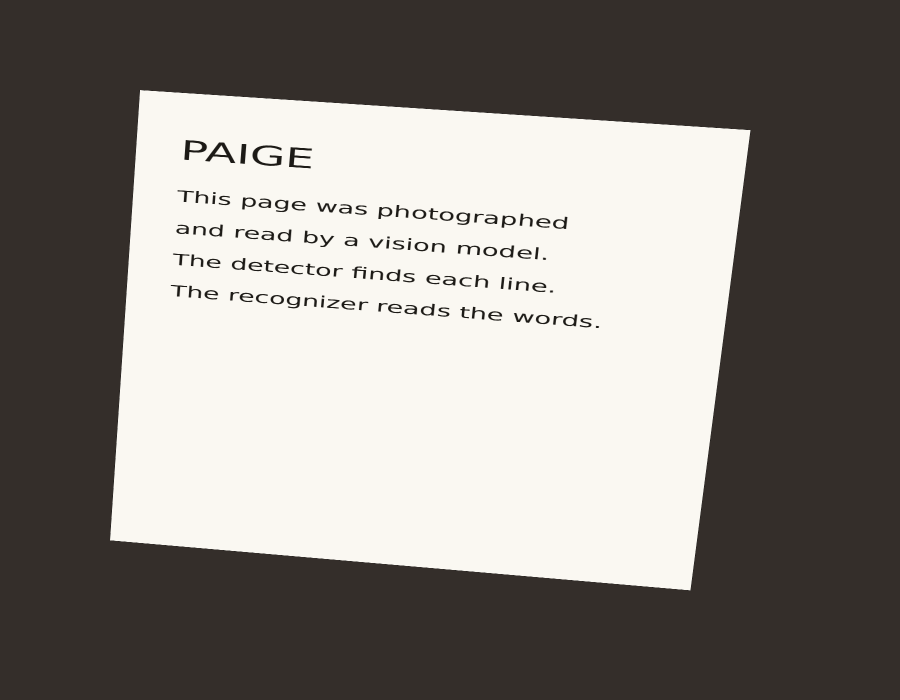
#> input picture samples/angled_page.png, 1800 x 1400 px (shown at 1/2 size)
$ python -i scanner.py   (imports and definitions only)
#> lines starting #> are read from the running program, lines starting #| are printed output that depends on the picture; after the words box and inside, x2 and y2 are one past the last pixel; in counts of white or black regions, pixels touching at a corner belong together
"""Find a page in a photo and flatten it."""

from __future__ import annotations

import numpy as np

CORNER_COUNT = 4
MIN_PAGE_AREA = 0.18
MAX_PAGE_AREA = 0.97
MIN_CORNER_ANGLE = 45.0
MAX_CORNER_ANGLE = 140.0


def order_corners(points: np.ndarray) -> np.ndarray:
    """Return corners as top-left, top-right, bottom-right, bottom-left."""
    pts = np.asarray(points, dtype=np.float32).reshape(CORNER_COUNT, 2)
    ordered = np.zeros((CORNER_COUNT, 2), dtype=np.float32)
    sums = pts.sum(axis=1)
    diffs = np.diff(pts, axis=1).reshape(-1)
    ordered[0] = pts[np.argmin(sums)]
    ordered[2] = pts[np.argmax(sums)]
    ordered[1] = pts[np.argmin(diffs)]
    ordered[3] = pts[np.argmax(diffs)]
    return ordered


def find_page_corners(image_bgr: np.ndarray) -> np.ndarray | None:
    """Return four page corners in the original image, or None when no sheet stands out."""
    import cv2

    height, width = image_bgr.shape[:2]
    scale = 1.0 if max(height, width) <= 900 else 900 / max(height, width)
    small = cv2.resize(image_bgr, (int(width * scale), int(height * scale)))
    gray = cv2.cvtColor(small, cv2.COLOR_BGR2GRAY)
    blur = cv2.GaussianBlur(gray, (5, 5), 0)
    edges = cv2.Canny(blur, 40, 120)
    kernel = cv2.getStructuringElement(cv2.MORPH_RECT, (5, 5))
    edges = cv2.morphologyEx(edges, cv2.MORPH_CLOSE, kernel, iterations=2)

    contours, _ = cv2.findContours(edges, cv2.RETR_EXTERNAL, cv2.CHAIN_APPROX_SIMPLE)
    image_area = float(small.shape[0] * small.shape[1])
    best: np.ndarray | None = None
    best_area = 0.0

    for contour in contours:
        area = float(cv2.contourArea(contour))
        if area < MIN_PAGE_AREA * image_area or area > MAX_PAGE_AREA * image_area:
            continue
        peri = cv2.arcLength(contour, True)
        for epsilon in (0.015, 0.02, 0.03, 0.04, 0.05):
            approx = cv2.approxPolyDP(contour, epsilon * peri, True)
            if len(approx) != CORNER_COUNT or not cv2.isContourConvex(approx):
                continue
            corners = order_corners(approx.reshape(CORNER_COUNT, 2).astype(np.float32) / scale)
            if area > best_area and _corners_look_like_a_page(corners):
                best = corners
                best_area = area
            break

    return best


def warp_page(image_bgr: np.ndarray, corners: np.ndarray, max_side: int = 1600) -> np.ndarray:
    """Perspective-correct a page so it fills the frame."""
    import cv2

    tl, tr, br, bl = order_corners(corners)
    width = int(max(np.linalg.norm(tr - tl), np.linalg.norm(br - bl)))
    height = int(max(np.linalg.norm(bl - tl), np.linalg.norm(br - tr)))
    width = max(width, 1)
    height = max(height, 1)
    scale = min(1.0, max_side / max(width, height))
    width = max(int(width * scale), 1)
    height = max(int(height * scale), 1)
    destination = np.array(
        [[0, 0], [width - 1, 0], [width - 1, height - 1], [0, height - 1]],
        dtype=np.float32,
    )
    matrix = cv2.getPerspectiveTransform(order_corners(corners), destination)
    return cv2.warpPerspective(image_bgr, matrix, (width, height))


def limit_size(image_bgr: np.ndarray, max_side: int = 1600) -> np.ndarray:
    import cv2

    height, width = image_bgr.shape[:2]
    scale = min(1.0, max_side / max(height, width))
    if scale == 1.0:
        return image_bgr
    return cv2.resize(
        image_bgr,
        (max(int(width * scale), 1), max(int(height * scale), 1)),
        interpolation=cv2.INTER_AREA,
    )


def prepare_page(image_bgr: np.ndarray) -> tuple[bool, np.ndarray]:
    """Flatten the page when a sheet is visible. Otherwise shrink the original photo."""
    corners = find_page_corners(image_bgr)
    if corners is None:
        return False, limit_size(image_bgr)
    return True, limit_size(warp_page(image_bgr, corners))


def _corners_look_like_a_page(corners: np.ndarray) -> bool:
    tl, tr, br, bl = corners
    edges = (
        np.linalg.norm(tr - tl),
        np.linalg.norm(br - tr),
        np.linalg.norm(bl - br),
        np.linalg.norm(tl - bl),
    )
    if min(edges) < 40:
        return False
    angles = (
        _angle(bl, tl, tr),
        _angle(tl, tr, br),
        _angle(tr, br, bl),
        _angle(br, bl, tl),
    )
    return all(MIN_CORNER_ANGLE <= angle <= MAX_CORNER_ANGLE for angle in angles)


def _angle(a: np.ndarray, b: np.ndarray, c: np.ndarray) -> float:
    ba = a - b
    bc = c - b
    cosine = float(np.dot(ba, bc) / (np.linalg.norm(ba) * np.linalg.norm(bc) + 1e-6))
    return float(np.degrees(np.arccos(np.clip(cosine, -1.0, 1.0))))

>>> import cv2
>>> picture = cv2.imread('../samples/angled_page.png')
#> picture is the input picture: shape (1400, 1800, 3); mean B, G, R 126.7, 131.5, 135.8
>>> result = prepare_page(picture)
#> in find_page_corners, `small = cv2.resize(image_bgr, (int(width * scale), int(height * scale)))`:
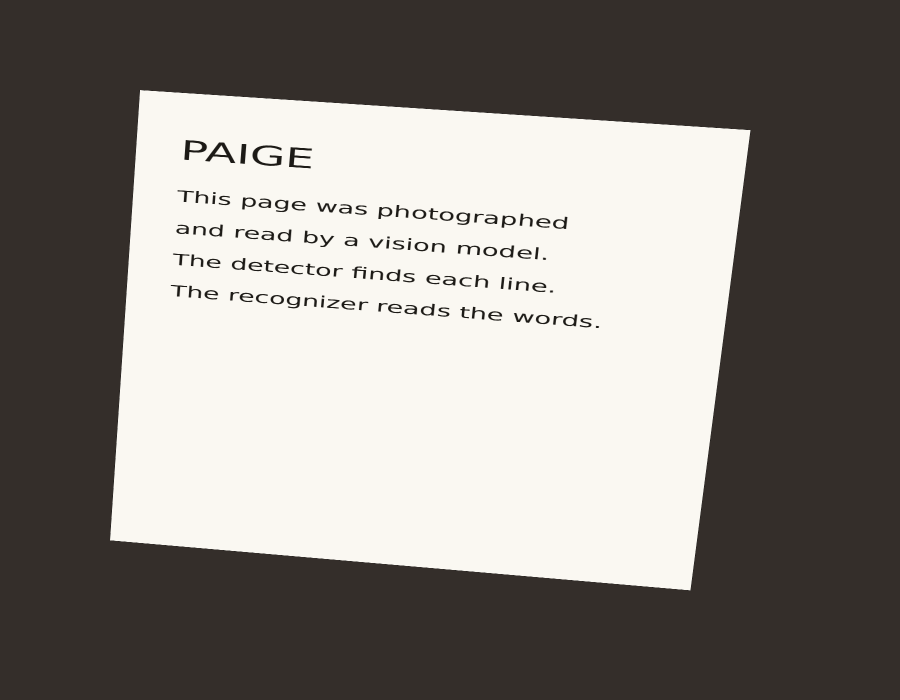
#> small: shape (700, 900, 3); mean B, G, R 126.7, 131.5, 135.8
#> in find_page_corners, `edges = cv2.Canny(blur, 40, 120)`:
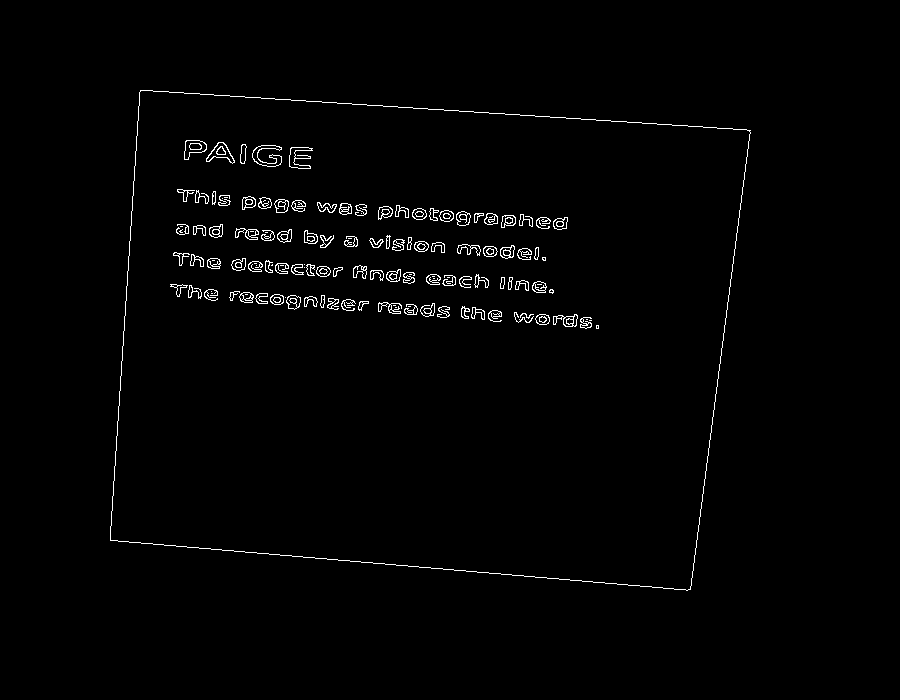
#> edges: shape (700, 900); 1.3% white in thin lines or dots, all inside (x1, y1, x2, y2) = (110, 90, 751, 591)
#> in find_page_corners, `edges = cv2.morphologyEx(edges, cv2.MORPH_CLOSE, kernel, iterations=2)`:
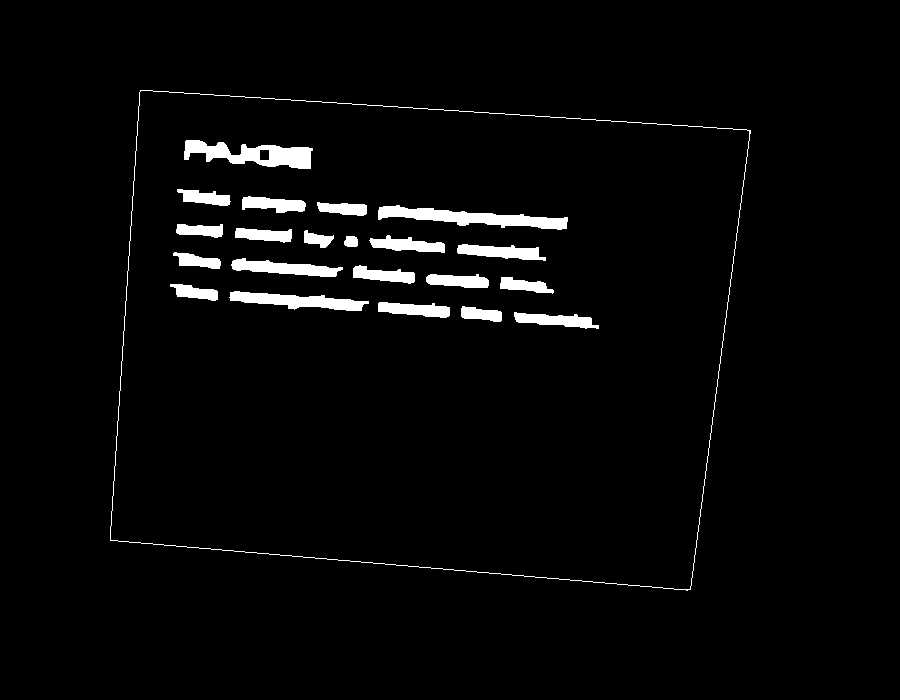
#> edges: shape (700, 900); 3% white; 22 white regions
#> in find_page_corners, `contours, _ = cv2.findContours(edges, cv2.RETR_EXTERNAL, cv2.CHAIN_APP..`: contours = 1 contour; box (x1, y1, x2, y2) and area: (110, 90, 751, 591) 273066
#> the loop in find_page_corners, `for contour in contours:` made 1 pass
#> (area, peri) on pass 1: (273065.5, 2174)
#> after the loop in find_page_corners, `for contour in contours:`: best = [[280, 180], [1500, 260], [1380, 1178], [220, 1080]]; best_area = 273065.5
#> in prepare_page, `corners = find_page_corners(image_bgr)`: corners has the same summary as best in find_page_corners
#> in warp_page, `tl, tr, br, bl = order_corners(corners)`: tl = [280, 180]; tr = [1500, 260]; br = [1380, 1178]; bl = [220, 1080]
#> in warp_page, `width = int(max(np.linalg.norm(tr - tl), np.linalg.norm(br - bl)))`: width = 1222
#> in warp_page, `height = int(max(np.linalg.norm(bl - tl), np.linalg.norm(br - tr)))`: height = 925
#> in warp_page, `scale = min(1.0, max_side / max(width, height))`: scale = 1
#> in warp_page, `destination = np.array( [[0, 0], [width - 1, 0], [width - 1, height - ..`: destination = [[0, 0], [1221, 0], [1221, 924], [0, 924]]
#> in warp_page, `matrix = cv2.getPerspectiveTransform(order_corners(corners), destinati..`: matrix = [[1.02, 0.068, -297.7], [-0.0637, 0.972, -157.1], [2.41e-05, -5.03e-05, 1]]
#> in warp_page, `return cv2.warpPerspective(image_bgr, matrix, (width, height))`:
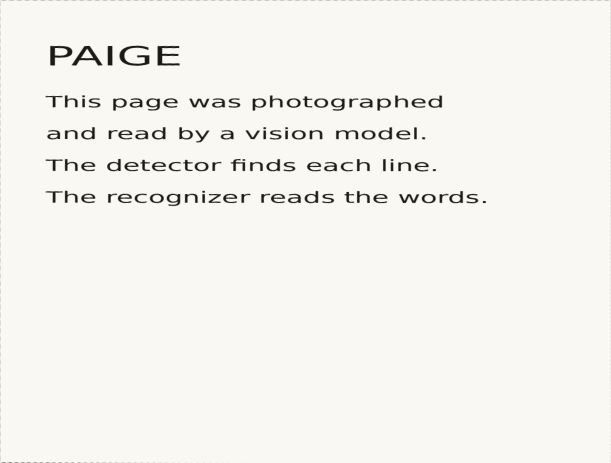
#> returned value: shape (925, 1222, 3) (shown at 1/2 size); mean of channels 0, 1, 2 237.3, 243.3, 245.3; drawn as B, G, R
#> in limit_size, `height, width = image_bgr.shape[:2]`: height = 925; width = 1222
#> in limit_size, `scale = min(1.0, max_side / max(height, width))`: scale = 1
